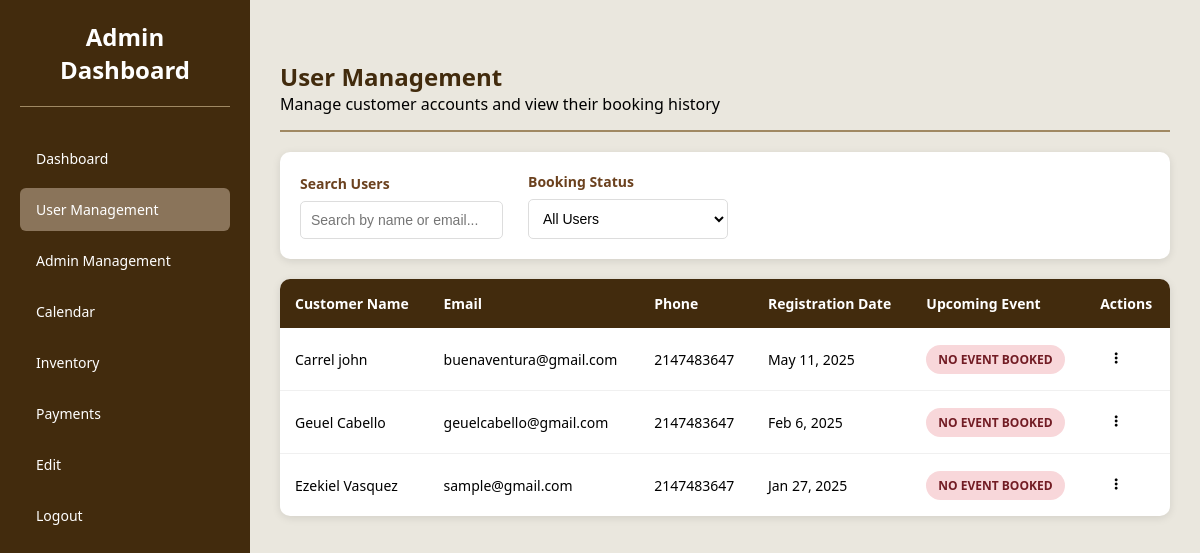
Screenshot of /admin/PHP/user_management.php (signed in) with the database file from the repository.
### tables this page shows
CREATE TABLE IF NOT EXISTS `btuser` (
  `bt_user_id` int NOT NULL AUTO_INCREMENT,
  `bt_first_name` varchar(100) NOT NULL,
  `bt_last_name` varchar(100) NOT NULL,
  `bt_email` varchar(191) DEFAULT NULL,
  `bt_phone_number` int NOT NULL,
  `bt_password_hash` mediumtext,
  `bt_created_at` datetime NOT NULL DEFAULT CURRENT_TIMESTAMP,
  `bt_updated_at` datetime DEFAULT NULL,
  `bt_is_active` tinyint NOT NULL DEFAULT '1',
  `bt_privilege_id` int NOT NULL DEFAULT '2',
  PRIMARY KEY (`bt_user_id`),
  UNIQUE KEY `email_unique` (`bt_email`),
  KEY `fk_btuser_privilege` (`bt_privilege_id`)
);

### admin/PHP/user_management.php (the view, shortened to what this page needs)
<?php
$host = 'localhost';
$dbname = 'btonedatabase';
$username = 'root';
$password = '';
try {
    $pdo = new PDO("mysql:host=$host;dbname=$dbname;charset=utf8mb4", $username, $password);
    $pdo->setAttribute(PDO::ATTR_ERRMODE, PDO::ERRMODE_EXCEPTION);
} catch (PDOException $e) {
    die("Database Connection Failed: " . $e->getMessage());
}
function getUsers($pdo) {
    $stmt = $pdo->prepare("
        SELECT u.bt_user_id, u.bt_first_name, u.bt_last_name, u.bt_email, u.bt_phone_number, u.bt_created_at
        FROM btuser u
        JOIN btuserprivilege p ON u.bt_privilege_id = p.bt_privilege_id
        WHERE p.bt_privilege_name = 'USER'
        ORDER BY u.bt_created_at DESC
    ");
    $stmt->execute();
    return $stmt->fetchAll(PDO::FETCH_ASSOC);
}
function getUserUpcomingBookings($pdo, $userId) {
    $stmt = $pdo->prepare("
        SELECT b.id, b.btevent, b.btschedule, b.status, b.total_cost
        FROM bookings b
        WHERE b.btuser_id = ? AND b.btschedule >= CURDATE() AND b.status != 'Canceled'
        ORDER BY b.btschedule ASC
        LIMIT 1
    ");
    $stmt->execute([$userId]);
    return $stmt->fetch(PDO::FETCH_ASSOC);
}
$users = getUsers($pdo);
?>
<!DOCTYPE html>
<html lang="en">
<head>
    <link rel="stylesheet" href="admin.css">
    <link rel="stylesheet" href="https://cdnjs.cloudflare.com/ajax/libs/font-awesome/6.4.0/css/all.min.css">
</head>
<body>
    <div class="sidebar">
        <div class="logo">
            <h2>Admin Dashboard</h2>
        </div>
        <ul class="nav-menu">
            <li><a href="dashboard.php">Dashboard</a></li>
            <li><a href="user_management.php" class="active">User Management</a></li>
            <li><a href="add_user.php">Admin Management</a></li>
            <li><a href="calendar.php">Calendar</a></li>
            <li><a href="Inventory.php">Inventory</a></li>
            <li><a href="payment.php">Payments</a></li>
            <li><a href="admin_management.php">Edit</a></li>
            <li><a href="Index.php?logout=true">Logout</a></li>
        </ul>
    </div>
    <div class="main-content">
        <div class="section-header">
            <h2>User Management</h2>
            <p>Manage customer accounts and view their booking history</p>
        </div>
        <div class="filters">
            <div class="filter-group">
                <label for="search">Search Users</label>
                <input type="text" id="search" placeholder="Search by name or email...">
            </div>
            <div class="filter-group">
                <label for="bookingStatus">Booking Status</label>
                <select id="bookingStatus">
                    <option value="all">All Users</option>
                </select>
            </div>
        </div>
        <table class="user-table">
            <thead>
                <tr>
                    <th>Customer Name</th>
                    <th>Email</th>
                    <th>Phone</th>
                    <th>Registration Date</th>
                    <th>Upcoming Event</th>
                    <th>Actions</th>
                </tr>
            </thead>
            <tbody>
                <?php foreach ($users as $user):
                    $upcomingBooking = getUserUpcomingBookings($pdo, $user['bt_user_id']);
                ?>
                <tr class="user-row" data-user-id="<?php echo $user['bt_user_id']; ?>">
                    <td><?php echo htmlspecialchars($user['bt_first_name'] . ' ' . $user['bt_last_name']); ?></td>
                    <td><?php echo htmlspecialchars($user['bt_email']); ?></td>
                    <td><?php echo htmlspecialchars($user['bt_phone_number']); ?></td>
                    <td><?php echo date('M j, Y', strtotime($user['bt_created_at'])); ?></td>
                    <td>
                        <?php if ($upcomingBooking): ?>
                            <span class="status-badge status-booked">
                                <?php echo htmlspecialchars($upcomingBooking['btevent']); ?> -
                                <?php echo date('M j, Y', strtotime($upcomingBooking['btschedule'])); ?>
                            </span>
                        <?php else: ?>
                            <span class="status-badge status-none">No event booked</span>
                        <?php endif; ?>
                    </td>
                    <td>
                        <div class="kebab-menu">
                            <button class="kebab-btn" onclick="toggleKebabMenu(this)">
                                <i class="fas fa-ellipsis-v"></i>
                            </button>
                        </div>
                    </td>
                </tr>
                <?php endforeach; ?>
            </tbody>
        </table>
    </div>
</body>
</html>

### admin/assets_css/admin.css (style rules this page uses)
:root { --primary-bg: #422b0d; --secondary-bg: #eae7de; --card-bg: #ffffff; --text-light: #ffffff; --text-dark: #000000; --accent: #A08963; --accent-dark: #8a745a; --highlight: #6b411e; }
* { margin: 0; padding: 0; box-sizing: border-box; }
body { font-family: "Segoe UI", Tahoma, Geneva, Verdana, sans-serif; background-color: var(--secondary-bg); color: var(--text-dark); min-height: 100vh; }
.sidebar { width: 250px; background-color: var(--primary-bg); color: var(--text-light); height: 100vh; padding: 20px; position: fixed; top: 0; left: 0; overflow-y: auto; }
.sidebar .logo { text-align: center; margin-bottom: 30px; padding-bottom: 20px; border-bottom: 1px solid var(--accent); }
.sidebar .logo h2 { font-size: 24px; color: var(--text-light); margin: 0; }
.nav-menu { list-style: none; padding: 0; margin: 0; }
.nav-menu li { margin: 8px 0; }
.nav-menu li a { text-decoration: none; color: var(--text-light); padding: 12px 16px; display: block; border-radius: 6px; transition: background 0.3s; font-size: 14px; }
.nav-menu li a:hover, .nav-menu li a.active { background-color: var(--accent-dark); }
.main-content { margin-left: 250px; padding: 30px; min-height: 100vh; }
.section-header { margin: 30px 0 20px 0; padding-bottom: 15px; border-bottom: 2px solid var(--accent); }
.section-header h2 { color: var(--primary-bg); margin: 0; font-size: 24px; font-weight: 600; }
.filters { background: var(--card-bg); padding: 20px; border-radius: 10px; margin-bottom: 20px; box-shadow: 0 2px 8px rgba(0,0,0,0.1); display: flex; gap: 25px; align-items: end; flex-wrap: wrap; }
.filter-group { display: flex; flex-direction: column; gap: 8px; min-width: 200px; }
.filter-group label { font-weight: 600; color: var(--highlight); font-size: 14px; }
.filter-group input, .filter-group select { padding: 10px; border: 1px solid #ddd; border-radius: 5px; font-size: 14px; background: white; }

### admin/PHP/user_management.php (style rules this page uses)
.user-table { width: 100%; border-collapse: collapse; background: var(--card-bg); border-radius: 10px; overflow: hidden; box-shadow: 0 2px 8px rgba(0,0,0,0.1); margin-bottom: 30px; }
.user-table thead { background: var(--primary-bg); color: var(--text-light); }
.user-table th { padding: 15px; text-align: left; font-weight: 600; font-size: 14px; border: none; }
.user-table td { padding: 15px; text-align: left; border-bottom: 1px solid #f0f0f0; font-size: 14px; }
.user-table tbody tr:last-child td { border-bottom: none; }
.status-badge { padding: 6px 12px; border-radius: 20px; font-size: 12px; font-weight: bold; text-transform: uppercase; display: inline-block; min-width: 80px; text-align: center; }
.status-none { background: #f8d7da; color: #721c24; }
.kebab-menu { position: relative; display: inline-block; }
.kebab-btn { background: none; border: none; cursor: pointer; padding: 5px; border-radius: 50%; width: 32px; height: 32px; display: flex; align-items: center; justify-content: center; }
.filters { background: var(--card-bg); padding: 20px; border-radius: 10px; margin-bottom: 20px; box-shadow: 0 2px 8px rgba(0,0,0,0.1); display: flex; gap: 25px; align-items: end; flex-wrap: wrap; }
.filter-group { display: flex; flex-direction: column; gap: 8px; min-width: 200px; }
.filter-group label { font-weight: 600; color: var(--highlight); font-size: 14px; }
.filter-group input, .filter-group select { padding: 10px; border: 1px solid #ddd; border-radius: 5px; font-size: 14px; background: white; }

### rows the page displays
btuser: bt_first_name+bt_last_name "Carrel john", bt_email "buenaventura@gmail.com", bt_phone_number "2147483647", bt_created_at "May 11, 2025"
btuser: bt_first_name+bt_last_name "Geuel Cabello", bt_email "geuelcabello@gmail.com", bt_phone_number "2147483647", bt_created_at "Feb 6, 2025"
btuser: bt_first_name+bt_last_name "Ezekiel Vasquez", bt_email "sample@gmail.com", bt_phone_number "2147483647", bt_created_at "Jan 27, 2025"
